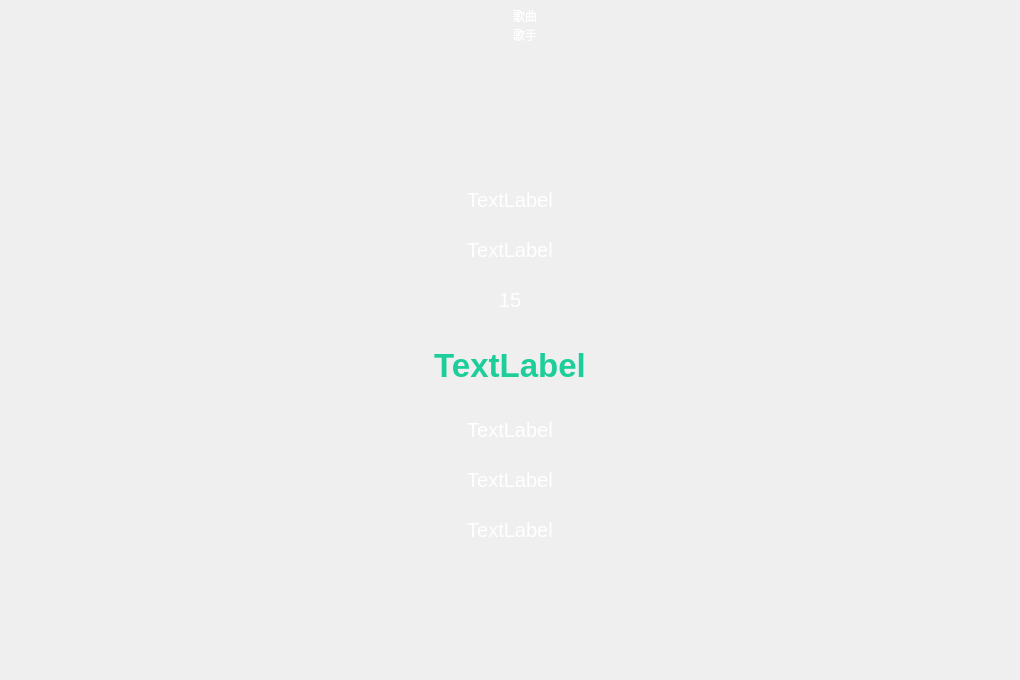
<?xml version="1.0" encoding="UTF-8"?>
<ui version="4.0">
 <class>LrcPage</class>
 <widget class="QWidget" name="LrcPage">
  <property name="geometry">
   <rect>
    <x>0</x>
    <y>0</y>
    <width>1020</width>
    <height>680</height>
   </rect>
  </property>
  <property name="windowTitle">
   <string>Form</string>
  </property>
  <layout class="QVBoxLayout" name="verticalLayout">
   <property name="spacing">
    <number>0</number>
   </property>
   <property name="leftMargin">
    <number>0</number>
   </property>
   <property name="topMargin">
    <number>0</number>
   </property>
   <property name="rightMargin">
    <number>0</number>
   </property>
   <property name="bottomMargin">
    <number>0</number>
   </property>
   <item>
    <widget class="QWidget" name="bgStyle" native="true">
     <property name="styleSheet">
      <string notr="true">#bgStyle
{
border-image:url(&quot;:/image/bg.png&quot;);

}
*
{

color:#FFFFFF;
}</string>
     </property>
     <layout class="QVBoxLayout" name="verticalLayout_2">
      <property name="spacing">
       <number>0</number>
      </property>
      <property name="leftMargin">
       <number>0</number>
      </property>
      <property name="topMargin">
       <number>0</number>
      </property>
      <property name="rightMargin">
       <number>0</number>
      </property>
      <property name="bottomMargin">
       <number>0</number>
      </property>
      <item>
       <widget class="QWidget" name="lrcTop" native="true">
        <property name="minimumSize">
         <size>
          <width>0</width>
          <height>50</height>
         </size>
        </property>
        <property name="maximumSize">
         <size>
          <width>16777215</width>
          <height>50</height>
         </size>
        </property>
        <layout class="QHBoxLayout" name="horizontalLayout">
         <property name="spacing">
          <number>0</number>
         </property>
         <property name="leftMargin">
          <number>0</number>
         </property>
         <property name="topMargin">
          <number>0</number>
         </property>
         <property name="rightMargin">
          <number>0</number>
         </property>
         <property name="bottomMargin">
          <number>0</number>
         </property>
         <item>
          <widget class="QPushButton" name="hideBtn">
           <property name="minimumSize">
            <size>
             <width>30</width>
             <height>50</height>
            </size>
           </property>
           <property name="maximumSize">
            <size>
             <width>30</width>
             <height>50</height>
            </size>
           </property>
           <property name="cursor">
            <cursorShape>UpArrowCursor</cursorShape>
           </property>
           <property name="styleSheet">
            <string notr="true">#hideBtn
{
	border:none;
}</string>
           </property>
           <property name="text">
            <string/>
           </property>
          </widget>
         </item>
         <item>
          <widget class="QWidget" name="titleBox" native="true">
           <layout class="QVBoxLayout" name="verticalLayout_3">
            <item>
             <widget class="QLabel" name="musicName">
              <property name="text">
               <string>歌曲</string>
              </property>
              <property name="alignment">
               <set>Qt::AlignCenter</set>
              </property>
             </widget>
            </item>
            <item>
             <widget class="QLabel" name="musicSinger">
              <property name="text">
               <string>歌手</string>
              </property>
              <property name="alignment">
               <set>Qt::AlignCenter</set>
              </property>
             </widget>
            </item>
           </layout>
          </widget>
         </item>
        </layout>
       </widget>
      </item>
      <item>
       <widget class="QWidget" name="lrcContent" native="true">
        <layout class="QVBoxLayout" name="verticalLayout_4">
         <property name="spacing">
          <number>0</number>
         </property>
         <property name="leftMargin">
          <number>0</number>
         </property>
         <property name="topMargin">
          <number>0</number>
         </property>
         <property name="rightMargin">
          <number>0</number>
         </property>
         <property name="bottomMargin">
          <number>0</number>
         </property>
         <item>
          <spacer name="verticalSpacer">
           <property name="orientation">
            <enum>Qt::Vertical</enum>
           </property>
           <property name="sizeHint" stdset="0">
            <size>
             <width>20</width>
             <height>40</height>
            </size>
           </property>
          </spacer>
         </item>
         <item>
          <widget class="QLabel" name="line1">
           <property name="minimumSize">
            <size>
             <width>0</width>
             <height>50</height>
            </size>
           </property>
           <property name="maximumSize">
            <size>
             <width>16777215</width>
             <height>50</height>
            </size>
           </property>
           <property name="font">
            <font>
             <pointsize>15</pointsize>
            </font>
           </property>
           <property name="text">
            <string>TextLabel</string>
           </property>
           <property name="alignment">
            <set>Qt::AlignCenter</set>
           </property>
          </widget>
         </item>
         <item>
          <widget class="QLabel" name="line2">
           <property name="minimumSize">
            <size>
             <width>0</width>
             <height>50</height>
            </size>
           </property>
           <property name="maximumSize">
            <size>
             <width>16777215</width>
             <height>50</height>
            </size>
           </property>
           <property name="font">
            <font>
             <pointsize>15</pointsize>
            </font>
           </property>
           <property name="text">
            <string>TextLabel</string>
           </property>
           <property name="alignment">
            <set>Qt::AlignCenter</set>
           </property>
          </widget>
         </item>
         <item>
          <widget class="QLabel" name="line3">
           <property name="minimumSize">
            <size>
             <width>0</width>
             <height>50</height>
            </size>
           </property>
           <property name="maximumSize">
            <size>
             <width>16777215</width>
             <height>50</height>
            </size>
           </property>
           <property name="font">
            <font>
             <pointsize>15</pointsize>
            </font>
           </property>
           <property name="text">
            <string>15</string>
           </property>
           <property name="alignment">
            <set>Qt::AlignCenter</set>
           </property>
          </widget>
         </item>
         <item>
          <widget class="QLabel" name="lineCenter">
           <property name="minimumSize">
            <size>
             <width>0</width>
             <height>80</height>
            </size>
           </property>
           <property name="maximumSize">
            <size>
             <width>16777215</width>
             <height>80</height>
            </size>
           </property>
           <property name="font">
            <font>
             <pointsize>25</pointsize>
             <weight>75</weight>
             <bold>true</bold>
            </font>
           </property>
           <property name="styleSheet">
            <string notr="true">#lineCenter
{
	color:#1ECE9A;
}</string>
           </property>
           <property name="text">
            <string>TextLabel</string>
           </property>
           <property name="alignment">
            <set>Qt::AlignCenter</set>
           </property>
          </widget>
         </item>
         <item>
          <widget class="QLabel" name="line4">
           <property name="minimumSize">
            <size>
             <width>0</width>
             <height>50</height>
            </size>
           </property>
           <property name="maximumSize">
            <size>
             <width>16777215</width>
             <height>50</height>
            </size>
           </property>
           <property name="font">
            <font>
             <pointsize>15</pointsize>
             <weight>50</weight>
             <bold>false</bold>
            </font>
           </property>
           <property name="text">
            <string>TextLabel</string>
           </property>
           <property name="alignment">
            <set>Qt::AlignCenter</set>
           </property>
          </widget>
         </item>
         <item>
          <widget class="QLabel" name="line5">
           <property name="minimumSize">
            <size>
             <width>0</width>
             <height>50</height>
            </size>
           </property>
           <property name="maximumSize">
            <size>
             <width>16777215</width>
             <height>50</height>
            </size>
           </property>
           <property name="font">
            <font>
             <pointsize>15</pointsize>
            </font>
           </property>
           <property name="text">
            <string>TextLabel</string>
           </property>
           <property name="alignment">
            <set>Qt::AlignCenter</set>
           </property>
          </widget>
         </item>
         <item>
          <widget class="QLabel" name="line6">
           <property name="minimumSize">
            <size>
             <width>0</width>
             <height>50</height>
            </size>
           </property>
           <property name="maximumSize">
            <size>
             <width>16777215</width>
             <height>50</height>
            </size>
           </property>
           <property name="font">
            <font>
             <pointsize>15</pointsize>
            </font>
           </property>
           <property name="text">
            <string>TextLabel</string>
           </property>
           <property name="alignment">
            <set>Qt::AlignCenter</set>
           </property>
          </widget>
         </item>
         <item>
          <spacer name="verticalSpacer_2">
           <property name="orientation">
            <enum>Qt::Vertical</enum>
           </property>
           <property name="sizeHint" stdset="0">
            <size>
             <width>20</width>
             <height>40</height>
            </size>
           </property>
          </spacer>
         </item>
        </layout>
       </widget>
      </item>
     </layout>
    </widget>
   </item>
  </layout>
 </widget>
 <resources/>
 <connections/>
</ui>
